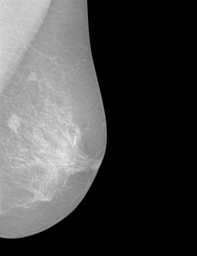
#> input picture Mammogram /Image-Segmentation-using-K-Means- Mammogram/input.png, 197 x 256 px, shrunk from 2560 x 3328 before the run
$ python nik.py
#> lines starting #> are read from the running program, lines starting #| are printed output that depends on the picture; after the words box and inside, x2 and y2 are one past the last pixel; in counts of white or black regions, pixels touching at a corner belong together; long printed decimals are rounded
import math
from PIL import Image
from pylab import *
import matplotlib.cm as cm
import scipy as sp
import random

im = Image.open('input.png').convert('L')
#> im is the input picture: PIL image 197x256 L; min 0, max 233, mean 71.5
arr = np.asarray(im)

out = Image.open('out.png').convert('L')
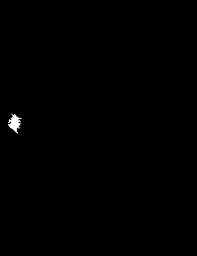
#> input picture Mammogram /Image-Segmentation-using-K-Means- Mammogram/out.png, 197 x 256 px, shrunk from 2560 x 3328 before the run
arr_out = np.asarray(out)

rows,columns = np.shape(arr)
#> rows = 256; columns = 197

rand_points = [ random.randint(0, 255) for i in range(2) ]

'''finding the histogram of the image to obtain total number of pixels in each level'''

hist,bins = np.histogram(arr,256,[0,256])
#> hist = 256 values, max 28368 at index 0, min 0 at index 9, mean 197; bins = 257 values from 0 to 256

#print hist,bins

centroid1_avg = 0
centroid2_avg = 0
def kmeans(histogram):
	for k in range(0,10):
		print('\niteration',k)
		''' First iteration assign random centroid points '''
		if k == 0:
			cent1 = rand_points[0]
			cent2 =	rand_points[1]
		else:
			#print '\n selecting centroid values'
			cent1 = centroid1_avg
			cent2 = centroid2_avg

		#print histogram
		point1_centroid = []
		point2_centroid = []
		w1_centroid = []
		w2_centroid = []
		sum1 = 0
		sum2 = 0
		for i,val in enumerate(histogram):
			''' computing absolute distance from each of the cluster and assigning it to a particular cluster based on distance'''
			#print '\n\n','i',i,'val',val,'cent1', cent1,'cent2', cent2
			if  abs(i - cent1) <  abs(i - cent2):
				point1_centroid.append(i)
				w1_centroid.append(val)
				sum1 = sum1 + (i * val)
				#print '\nselection 1'
			else:
				point2_centroid.append(i)
				w2_centroid.append(val)
				sum2 = sum2 + (i * val)
				#print '\nselection 2'


		centroid1_avg = int(sum1)/sum(w1_centroid)
		centroid2_avg = int(sum2)/sum(w2_centroid)
		#print '\n\n','sum1',sum1,'sum2',sum2,'cent1', centroid1_avg,'cent2', centroid2_avg
	return [point1_centroid,point2_centroid]

res = kmeans(hist)
#> res = 2 items
#print res

end = np.zeros((rows,columns))

if len(res[1]) > len(res[0]):
	'''bacground is res1'''
	print ('flag 1')
	flag = 1
else:
	print ('flag 0')
	flag = 0


for i in range(rows):
	for j in range(columns):
		if flag == 1:
			if (arr[i][j] in res[1]):
				end[i][j] = int(0)

			else:
				end[i][j] = int(1)
		else:
			if (arr[i][j] in res[1]):
				end[i][j] = int(1)

			else:
				end[i][j] = int(0)
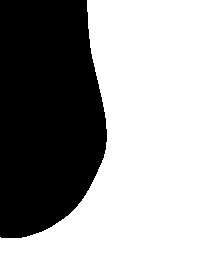
#> end: shape (256, 197) float64; values 0 (black) and 1 (white), 57.3% white; 1 black region, box (x1, y1, x2, y2) and area: (0, 0, 107, 238) 21550

ground_out = np.zeros((rows,columns))

for i in range(rows):
	for j in range(columns):
		if arr_out[i][j] >125:
			ground_out[i][j] = int(1)

		else:
			ground_out[i][j] = int(0)
#> ground_out: shape (256, 197) float64; values 0 (black) and 1 (white), 0.27% white; 1 white region, box (x1, y1, x2, y2) and area: (8, 114, 22, 133) 137


''' ********************************** Calculation of Tpr, Fpr, F-Score ***************************************************'''

tp = 0
tn = 0
fn = 0
fp = 0

for i in range(rows):
	for j in range(columns):
		if ground_out[i][j] == 1 and end[i][j] == 1:
			tp = tp + 1
		if ground_out[i][j] == 0 and end[i][j] == 0:
			tn = tn + 1
		if ground_out[i][j] == 1 and end[i][j] == 0:
			fn = fn + 1
		if ground_out[i][j] == 0 and end[i][j] == 1:
			fp = fp + 1
#> after the loop, fn = 137; fp = 28882; tn = 21413; tp = 0


print ('\n************Calculation of Tpr, Fpr, F-Score********************')

#TP rate = TP/TP+FN
tpr= float(tp)/(tp+fn)
#> tpr = 0
print ("\nTPR is:",tpr)
#| TPR is: 0.0

#fp rate is
fpr= float(fp)/(fp+tn)
#> fpr = 0.574
print ("\nFPR is:",fpr)
#| FPR is: 0.5743

#F-score as 2TP/(2TP + FP + FN)
fscore = float(2*tp)/((2*tp)+fp+fn)
#> fscore = 0
print ("\nFscore:",fscore)
#| Fscore: 0.0


plt.imshow(end, cmap="Greys_r")
plt.colorbar()
plt.show()
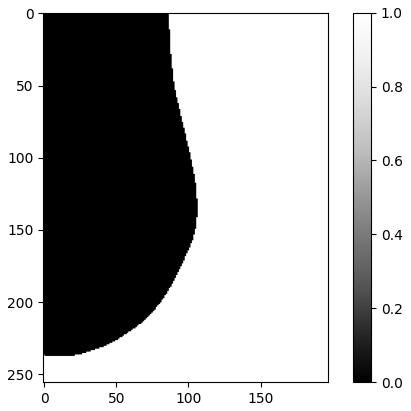
#> figure drawn by matplotlib, 2 panels
